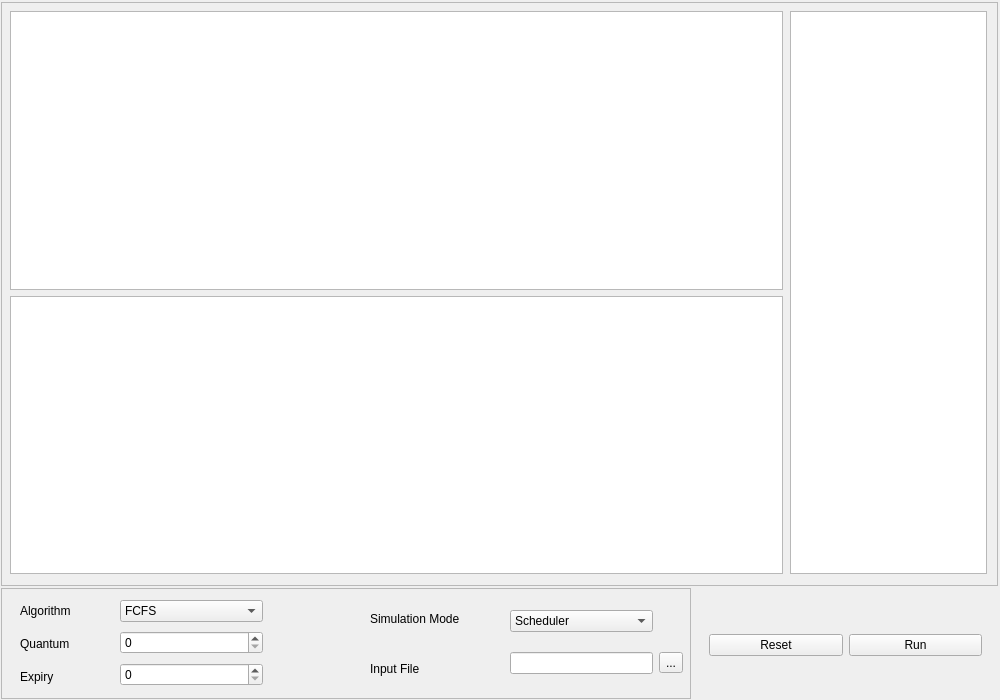
<?xml version="1.0" encoding="UTF-8"?>
<ui version="4.0">
 <class>Prosim</class>
 <widget class="QMainWindow" name="Prosim">
  <property name="geometry">
   <rect>
    <x>0</x>
    <y>0</y>
    <width>1000</width>
    <height>700</height>
   </rect>
  </property>
  <property name="minimumSize">
   <size>
    <width>1000</width>
    <height>700</height>
   </size>
  </property>
  <property name="maximumSize">
   <size>
    <width>1000</width>
    <height>700</height>
   </size>
  </property>
  <property name="windowTitle">
   <string>Prosim</string>
  </property>
  <property name="toolButtonStyle">
   <enum>Qt::ToolButtonIconOnly</enum>
  </property>
  <widget class="QWidget" name="centralwidget">
   <widget class="QFrame" name="frame">
    <property name="geometry">
     <rect>
      <x>1</x>
      <y>2</y>
      <width>997</width>
      <height>584</height>
     </rect>
    </property>
    <property name="frameShape">
     <enum>QFrame::StyledPanel</enum>
    </property>
    <property name="frameShadow">
     <enum>QFrame::Raised</enum>
    </property>
    <widget class="QFrame" name="gridFrame">
     <property name="geometry">
      <rect>
       <x>0</x>
       <y>0</y>
       <width>791</width>
       <height>581</height>
      </rect>
     </property>
     <property name="midLineWidth">
      <number>11</number>
     </property>
     <layout class="QGridLayout" name="gridLayout_2">
      <item row="0" column="0">
       <widget class="QGraphicsView" name="processGraph">
        <property name="mouseTracking">
         <bool>true</bool>
        </property>
        <property name="verticalScrollBarPolicy">
         <enum>Qt::ScrollBarAlwaysOff</enum>
        </property>
        <property name="horizontalScrollBarPolicy">
         <enum>Qt::ScrollBarAlwaysOff</enum>
        </property>
       </widget>
      </item>
      <item row="1" column="0">
       <widget class="QGraphicsView" name="memoryGraph">
        <property name="mouseTracking">
         <bool>true</bool>
        </property>
        <property name="verticalScrollBarPolicy">
         <enum>Qt::ScrollBarAlwaysOff</enum>
        </property>
        <property name="horizontalScrollBarPolicy">
         <enum>Qt::ScrollBarAlwaysOff</enum>
        </property>
       </widget>
      </item>
     </layout>
    </widget>
    <widget class="QFrame" name="gridFrame">
     <property name="geometry">
      <rect>
       <x>780</x>
       <y>0</y>
       <width>215</width>
       <height>581</height>
      </rect>
     </property>
     <layout class="QGridLayout" name="gridLayout">
      <item row="0" column="0">
       <widget class="QPlainTextEdit" name="outputTextArea">
        <property name="undoRedoEnabled">
         <bool>false</bool>
        </property>
        <property name="readOnly">
         <bool>true</bool>
        </property>
       </widget>
      </item>
     </layout>
    </widget>
   </widget>
   <widget class="QFrame" name="frame_2">
    <property name="geometry">
     <rect>
      <x>1</x>
      <y>588</y>
      <width>690</width>
      <height>111</height>
     </rect>
    </property>
    <property name="frameShape">
     <enum>QFrame::StyledPanel</enum>
    </property>
    <property name="frameShadow">
     <enum>QFrame::Raised</enum>
    </property>
    <widget class="QFrame" name="gridFrame">
     <property name="geometry">
      <rect>
       <x>110</x>
       <y>0</y>
       <width>161</width>
       <height>111</height>
      </rect>
     </property>
     <layout class="QGridLayout" name="gridLayout_3">
      <item row="3" column="0">
       <widget class="QSpinBox" name="expirySpinBox"/>
      </item>
      <item row="1" column="0">
       <widget class="QComboBox" name="algorithmModes">
        <item>
         <property name="text">
          <string>FCFS</string>
         </property>
        </item>
        <item>
         <property name="text">
          <string>RR</string>
         </property>
        </item>
        <item>
         <property name="text">
          <string>SRT</string>
         </property>
        </item>
        <item>
         <property name="text">
          <string>SPN</string>
         </property>
        </item>
       </widget>
      </item>
      <item row="2" column="0">
       <widget class="QSpinBox" name="quantumSpinBox"/>
      </item>
     </layout>
    </widget>
    <widget class="QFrame" name="gridFrame">
     <property name="geometry">
      <rect>
       <x>10</x>
       <y>0</y>
       <width>101</width>
       <height>111</height>
      </rect>
     </property>
     <layout class="QGridLayout" name="gridLayout_4">
      <item row="0" column="0">
       <widget class="QLabel" name="algorithmLabel">
        <property name="text">
         <string>Algorithm</string>
        </property>
       </widget>
      </item>
      <item row="2" column="0">
       <widget class="QLabel" name="expiryLabel">
        <property name="text">
         <string>Expiry</string>
        </property>
       </widget>
      </item>
      <item row="1" column="0">
       <widget class="QLabel" name="quantumLabel">
        <property name="text">
         <string>Quantum</string>
        </property>
       </widget>
      </item>
     </layout>
    </widget>
    <widget class="QFrame" name="gridFrame">
     <property name="geometry">
      <rect>
       <x>500</x>
       <y>-1</y>
       <width>191</width>
       <height>111</height>
      </rect>
     </property>
     <layout class="QGridLayout" name="gridLayout_5">
      <item row="1" column="0">
       <widget class="QComboBox" name="simulationModes">
        <item>
         <property name="text">
          <string>Scheduler</string>
         </property>
        </item>
        <item>
         <property name="text">
          <string>Virtual Memory</string>
         </property>
        </item>
       </widget>
      </item>
      <item row="2" column="0">
       <widget class="QLineEdit" name="inputFileTextBox"/>
      </item>
      <item row="2" column="1">
       <widget class="QToolButton" name="inputFileDialogue">
        <property name="text">
         <string>...</string>
        </property>
       </widget>
      </item>
     </layout>
    </widget>
    <widget class="QFrame" name="gridFrame">
     <property name="geometry">
      <rect>
       <x>360</x>
       <y>0</y>
       <width>141</width>
       <height>111</height>
      </rect>
     </property>
     <layout class="QGridLayout" name="gridLayout_6">
      <item row="0" column="0">
       <widget class="QLabel" name="simulationModeLabel">
        <property name="text">
         <string>Simulation Mode</string>
        </property>
       </widget>
      </item>
      <item row="1" column="0">
       <widget class="QLabel" name="inputFileLabel">
        <property name="text">
         <string>Input File</string>
        </property>
       </widget>
      </item>
     </layout>
    </widget>
   </widget>
   <widget class="QFrame" name="horizontalFrame">
    <property name="geometry">
     <rect>
      <x>700</x>
      <y>600</y>
      <width>291</width>
      <height>91</height>
     </rect>
    </property>
    <layout class="QHBoxLayout" name="horizontalLayout">
     <item>
      <widget class="QPushButton" name="resetButton">
       <property name="text">
        <string>Reset</string>
       </property>
      </widget>
     </item>
     <item>
      <widget class="QPushButton" name="runButton">
       <property name="text">
        <string>Run</string>
       </property>
      </widget>
     </item>
    </layout>
   </widget>
  </widget>
 </widget>
 <resources/>
 <connections/>
</ui>
